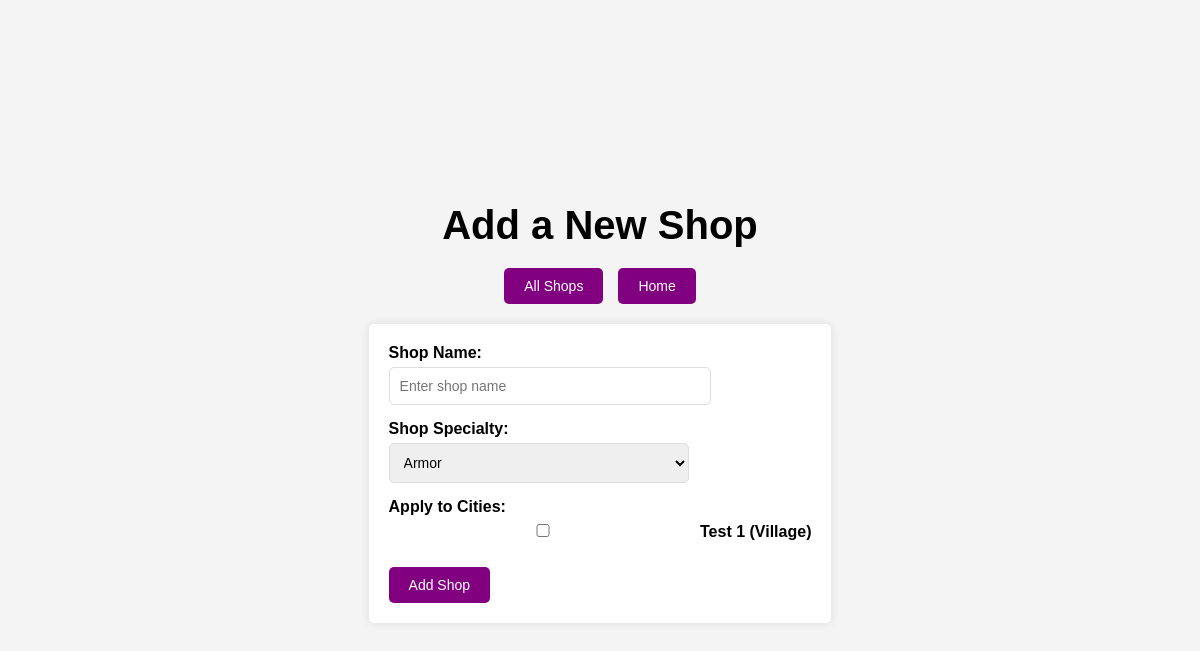
The page /shops/add on the database as committed earlier.
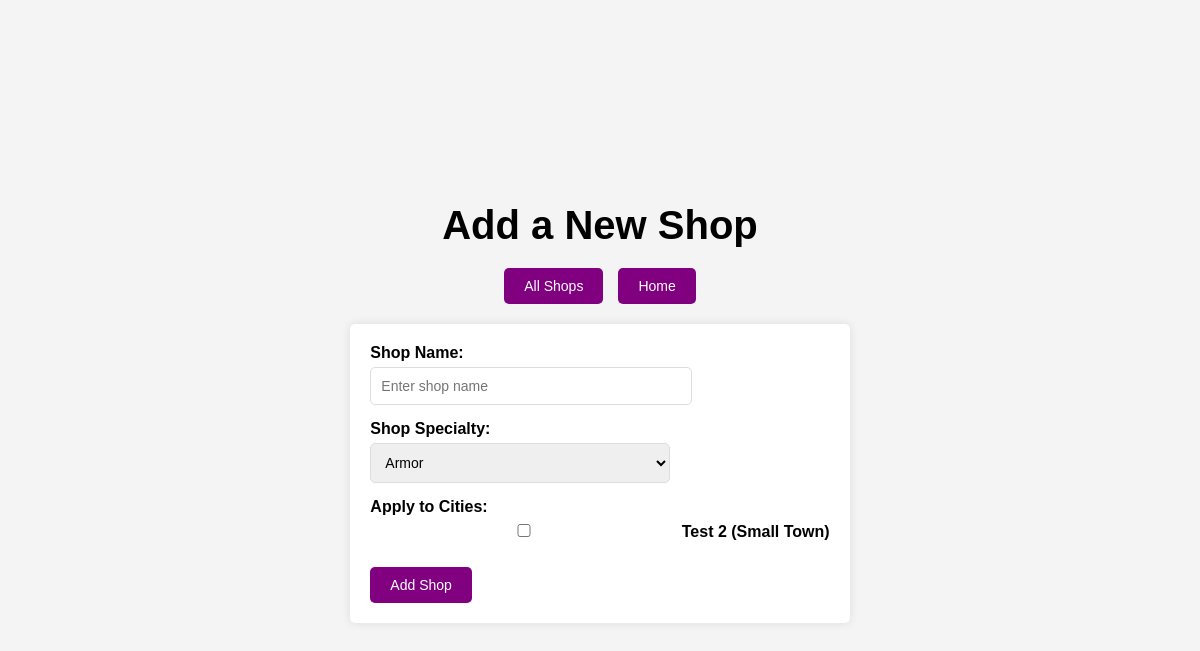
The same page on the database as committed later.
### app/models.py (models this page shows, shortened)
class City(db.Model):
    __tablename__ = "cities"
    city_id = db.Column(db.Integer, primary_key=True)
    name = db.Column(db.String(100), nullable=False, index=True)
    size = db.Column(db.String(50))
    population = db.Column(db.Integer)
    region = db.Column(db.String(100), index=True)
    shops = db.relationship("Shop", secondary=shop_cities, back_populates="cities", cascade="all, delete")

### app/routes/shop_routes.py (the view, shortened to what this page needs)
@shop_bp.route('/add', methods=['GET', 'POST'])
def add_shop():
    cities = City.query.all()
    print(f"[DEBUG] Fetching cities: {len(cities)} cities available")
    return render_template('GM_add_shop.html', cities=cities)

### app/templates/GM_add_shop.html (shortened to what this page needs)
<!DOCTYPE html>
<html>
<head>
</head>
<body>
    <h1>Add a New Shop</h1>
    <div class="button-container">
        <button class="button" onclick="window.location.href='{{ url_for('shop.view_all_shops') }}'">All Shops</button>
        <button class="button" onclick="window.location.href='/'">Home</button>
    </div>
    <form method="POST">
        <label for="name">Shop Name:</label>
        <input type="text" id="name" name="name" placeholder="Enter shop name" required>
        <label for="type">Shop Specialty:</label>
        <select id="type" name="type" required>
            <option value="Armor">Armor</option>
        </select>
        <label for="cities">Apply to Cities:</label>
        <div class="checkbox-container">
            {% for city in cities %}
            <div>
                <input type="checkbox" id="city_{{ city.city_id }}" name="city_ids" value="{{ city.city_id }}">
                <label for="city_{{ city.city_id }}">{{ city.name }} ({{ city.size }})</label>
            </div>
            {% endfor %}
        </div>
        <button type="submit">Add Shop</button>
    </form>
</body>
</html>

Rows that differ between the two databases and show on the page:
removed City: name "Test 1", size "Village"
added City: name "Test 2", size "Small Town"
